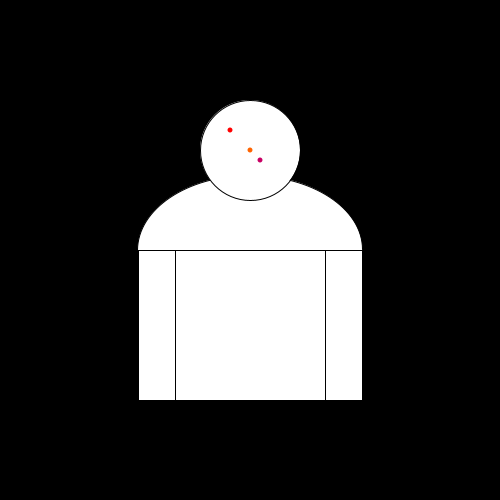
Frame 1 (no input)
Frame 60 (the mouse pressed at the canvas centre just before this capture): identical to frame 1, image omitted
Frame 120 (the mouse held since frame 60 and released just before this capture): identical to frame 1, image omitted

The Processing sketch that drew this single still picture (run headless with seeded random() and noise(); from frame 60 on, the mouse is pressed at the canvas centre):

// Processing sketch: Portrait_11_ext_function_c
// ── Portrait_11_ext_function_c.pde
/* 
 *  Portrait 11
 *  Externe Funktion, Pickel zeichnen
 *  HKB 16 Parametric Design, MR
 */

int dicke=150;

int mitteX;
int mitteY;


// Setup Funktion, wird einmal aufgerufen
void setup() { 
  size(500, 500);
  mitteX=width/2;
  mitteY=height/2;
}


// Draw Funktion, wird geloopt
void draw() {
  background(0);

  arc(mitteX, mitteY, dicke*1.5, 150, -PI, 0, OPEN); // Schulter
  ellipse(mitteX, mitteY-100, 100, 100); // Kopf
  rect(mitteX-dicke/2, mitteY, dicke, 150); // Bauch
  rect(mitteX-dicke/2-dicke/4, mitteY, dicke/4, 150); // linker Arm
  rect(mitteX+dicke/2, mitteY, dicke/4, 150); // rechter Arm

  // Pickel zeichnen
   drawPickel(mitteX, mitteY-100,color(255,100,0));
   drawPickel(mitteX+10, mitteY-90,color(200,0,100));
   drawPickel(mitteX-20, mitteY-120, color(255,0,0));
   
}


// Externe Funktion mit Parametern:
void drawPickel(float posx, float posy, int col){
  pushStyle();
  fill(col);
  noStroke();
  pushMatrix();
  translate(posx, posy);
  ellipse(0, 0, 5, 5);
  popMatrix();
  popStyle();
}
